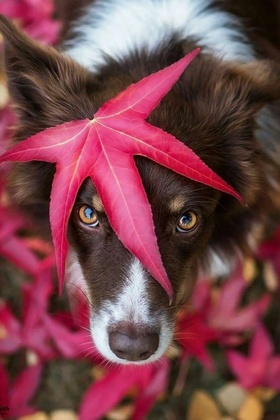
%> input picture dog.jpeg, 280 x 420 px, shrunk from 853 x 1280 before the run
$ octave compresao_imagens.m   (GNU Octave 9; MATLAB toolbox functions it lacks are replaced by stand-ins)
%> lines starting %> are read from the running program, lines starting %| are printed output that depends on the picture
clear all
close all
clc

%% Leitura, Pre-Processamento e Alocação de Variáveis

% Lê Imagem:
% imagem = imread('peppers_RGB_tiled.tif');
imagem = imread('dog.jpeg');
%> imagem is the input picture: size 420x280x3 uint8; mean R, G, B 121.3, 68.6, 76.1

% Calcula as dimensões imgVal imagem
[linhas,colunas,d] = size(imagem);
%> linhas = 420; colunas = 280; d = 3

% Calcula limite para não-compressão e converte em double o valor imgVals cores
% k = rank da Matrix SIGMA
% k representa o valor máximo do rank (imagem não comprimida)
% Quanquer número abaixo deste limite vai descartar Valores Singulares e
% portanto, comprimir a imagem
kmax=floor((linhas*colunas)/(linhas+colunas+1));
%> kmax = 167
imgVal=double(imagem);

% Inicializa Variáveis Para Melhor Desempenho
U=zeros(linhas,linhas);
S=zeros(linhas,colunas);
V=zeros(colunas,colunas);
e=zeros(kmax,d);
cr=zeros(kmax,1);
rmse=zeros(kmax,d);


%% Calcula SVD para Cada Componente de Cor
for i=1:d
    [U(:,:,i),S(:,:,i),V(:,:,i)]=svd(imgVal(:,:,i));
end
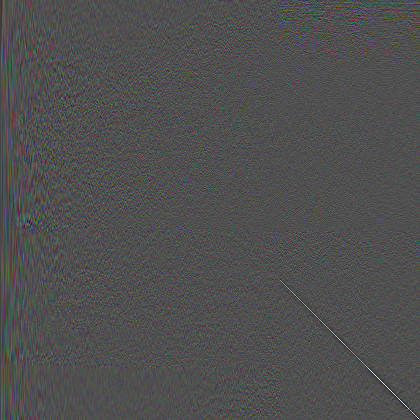
%> U: size 420x420x3 double; mean R, G, B -0.000138, -0.000113, -0.000126; drawn with min black and max white
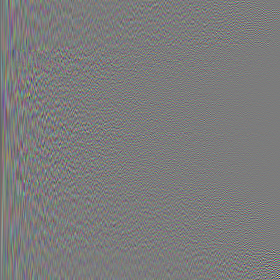
%> V: size 280x280x3 double; mean R, G, B -0.000196, -9.75e-05, -0.00022; drawn with min black and max white


%% Gera Imagens Para Diferentes #k, Proporcionalmente Escolhidos (10:10:100)
old_dir = cd;

% percentuais de 5, 10, 15, .., 95, 100% do rank (k) utilizado:
percentual_compressao_interesse = floor([1, (0.05:0.05:1)*kmax]);
%> percentual_compressao_interesse = 21 values from 1 to 167

for k=1:kmax
    ca = zeros(linhas,colunas,d);
    percentual_compressao(k) = linhas*colunas/(k*(linhas+colunas+1));

    % Erro de norma L2 consiste em comparar os s, a partir do 2º [S(k+1,k+1,i)],
    % com o dominante [s(1,1)]
    % Já o RMSE é a diferença entre a matriz reduzida e a original
    % e é calculado a cada acréscimo de
    for i=1:d
        cai = zeros(linhas,colunas,d);
        [ca(:,:,i), cai(:,:,i)] = deal(U(:,1:k,i)*S(1:k,1:k,i)*V(:,1:k,i)');
        e(k,i) = S(k+1,k+1,i)/S(1,1,i);
        rmse(k,i) = sqrt(sum(sum(((imgVal(:,:,i)-ca(:,:,i)).^2)))/(linhas*colunas));
        % Descomentar linha #55 para salvar os diferentes componentes RGB
        % imwrite(uint8(cai), sprintf('k=%d.jpg',k,i));
    end

    % Salva imagens no intervalo desejado
    if (sum(percentual_compressao_interesse == k) > 0)
     %if k < 50
        sprintf('Rank = %d',k)
        cd(strcat(old_dir, '\Imagens_de_Saida'));
        imwrite(uint8(ca), sprintf('k=%d.jpg', k));
        cd(old_dir);
    end
end
%> this loop made 167 passes
%> pass 1, `imwrite(uint8(ca), sprintf('k=%d.jpg', k));`:
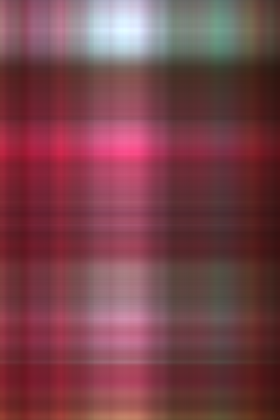
%> saved as k=1.jpg: size 420x280x3 uint8; mean R, G, B 121.2, 67.2, 75.4
%> after the loop:
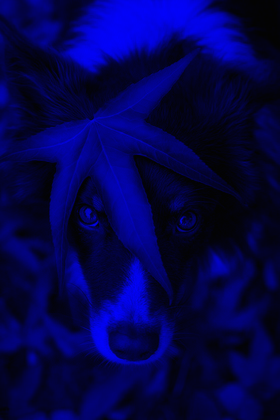
%> cai: size 420x280x3 double; mean R, G, B 0, 0, 76.1; drawn with min black and max white
%> after the loop, e = 167 rows, first 12: [0.2 0.283 0.249; 0.179 0.191 0.206; 0.167 0.173 0.188; 0.141 0.167 0.157; 0.114 0.129 0.127; 0.103 0.114 0.111; 0.0879 0.108 0.0984; 0.0784 0.0984 0.0956; 0.0743 0.0714 0.0816; 0.0635 0.0694 0.0723; 0.0619 0.067 0.0599; 0.0545 0.0589 0.0536]; percentual_compressao = 167 values, max 167.8 at index 1, min 1 at index 167, mean 5.72; rmse = 167 rows, first 12: [55.56 40.24 43.4; 49.5 33.85 37.76; 44.04 30.5 33.37; 38.64 27.45 29.24; 34.31 24.24 25.96; 31.16 22.1 23.57; 28.33 20.28 21.58; 26.06 18.49 19.86; 24.1 16.87 18.09; 22.2 15.95 16.68; 20.7 15.03 15.49; 19.16 14.11 14.62]


%% Plota Erro L2
figure
subplot(3,1,1)
p=plot(1:kmax,e,'MarkerEdgeColor','r','MarkerEdgeColor','g');
set(p,{'color'},{'red';'green';'blue'})
xlabel('Número Valores Singulares (Rank k)');
ylabel('Erro L_2');
xlim([1 kmax])
legend('Red','Green','Blue')
grid on
set(gca,'FontSize',12)
set(gca,'FontWeight','bold')


%% Plota RMSE
subplot(3,1,2)
p=plot(1:kmax,rmse,'MarkerEdgeColor','r','MarkerEdgeColor','g');
set(p,{'color'},{'red';'green';'blue'})
xlabel('Número Valores Singulares (Rank k)');
ylabel('RMSE');
xlim([1 kmax])
legend('Red','Green','Blue')
grid on
set(gca,'FontSize',12)
set(gca,'FontWeight','bold')


%% Plota Percentual de Compressão
subplot(3,1,3)
plot(1:kmax,percentual_compressao);
xlabel('Número Valores Singulares (Rank k)');
ylabel('Percentual Compressao (%)');
xlim([1 kmax])
grid on
set(gca,'FontSize',12)
set(gca,'FontWeight','bold')
set(gcf,'color','w');
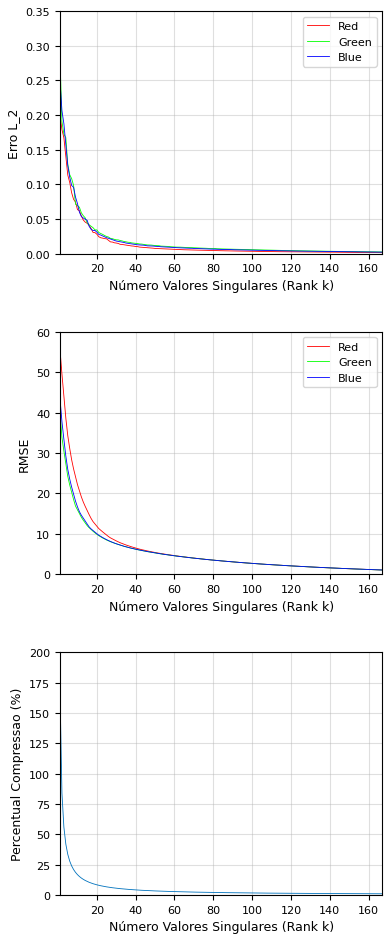
%> figure redrawn from the program's plot data, 3 panels; panel 1: curve peaks at x = 1, y = 0.2; panel 1: curve peaks at x = 1, y = 0.283; panel 1: curve peaks at x = 1, y = 0.249; panel 2: curve peaks at x = 1, y = 55.56


%% ZOOM k = 0-100
% Plota Erro L2
new_lim = 50;
figure
subplot(3,1,1)
p=plot(1:new_lim,e(1:new_lim,:),'MarkerEdgeColor','r','MarkerEdgeColor','g');
set(p,{'color'},{'red';'green';'blue'})
xlabel('Número Valores Singulares (Rank k)');
ylabel('Erro L_2');
xlim([1 new_lim])
legend('Red','Green','Blue')
grid on
set(gca,'FontSize',12)
set(gca,'FontWeight','bold')


% Plota RMSE
subplot(3,1,2)
p=plot(1:new_lim,rmse(1:new_lim,:),'MarkerEdgeColor','r','MarkerEdgeColor','g');
set(p,{'color'},{'red';'green';'blue'})
xlabel('Número Valores Singulares (Rank k)');
ylabel('RMSE');
xlim([1 new_lim])
legend('Red','Green','Blue')
grid on
set(gca,'FontSize',12)
set(gca,'FontWeight','bold')


% Plota Percentual de Compressão
subplot(3,1,3)
plot(1:new_lim,percentual_compressao(:,1:new_lim));
xlabel('Número Valores Singulares (Rank k)');
ylabel('Percentual Compressao (%)');
xlim([1 new_lim])
grid on
set(gca,'FontSize',12)
set(gca,'FontWeight','bold')
set(gcf,'color','w');
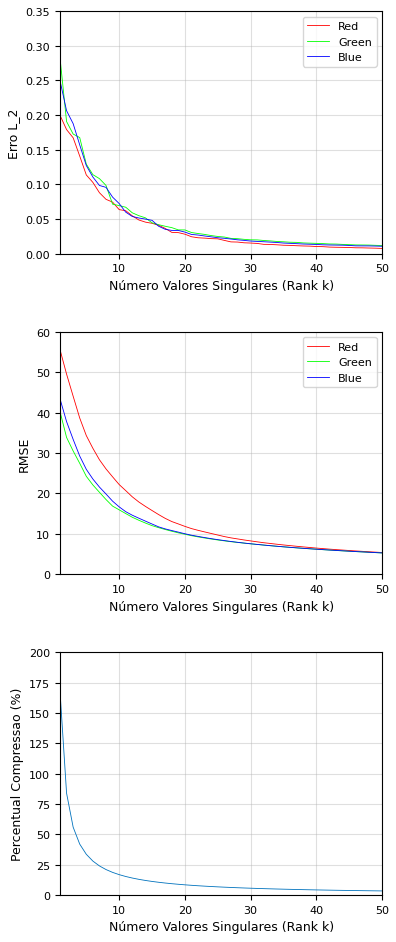
%> figure redrawn from the program's plot data, 3 panels; panel 1: curve peaks at x = 1, y = 0.2; panel 1: curve peaks at x = 1, y = 0.283; panel 1: curve peaks at x = 1, y = 0.249; panel 2: curve peaks at x = 1, y = 55.56
